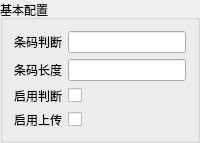
          <widget class="QGroupBox" name="groupBox_4">
           <property name="title">
            <string>基本配置</string>
           </property>
           <layout class="QGridLayout" name="gridLayout_4">
            <item row="0" column="0">
             <widget class="QLabel" name="label_30">
              <property name="text">
               <string>条码判断</string>
              </property>
             </widget>
            </item>
            <item row="1" column="0">
             <widget class="QLabel" name="label_31">
              <property name="text">
               <string>条码长度</string>
              </property>
             </widget>
            </item>
            <item row="1" column="1">
             <widget class="QLineEdit" name="codeLengthLine"/>
            </item>
            <item row="0" column="1">
             <widget class="QLineEdit" name="codeJudgeLine"/>
            </item>
            <item row="2" column="0">
             <widget class="QLabel" name="label_42">
              <property name="text">
               <string>启用判断</string>
              </property>
             </widget>
            </item>
            <item row="3" column="1">
             <widget class="QCheckBox" name="enableUploadCheck">
              <property name="text">
               <string/>
              </property>
             </widget>
            </item>
            <item row="2" column="1">
             <widget class="QCheckBox" name="enableJudgeCheck">
              <property name="text">
               <string/>
              </property>
             </widget>
            </item>
            <item row="3" column="0">
             <widget class="QLabel" name="label_51">
              <property name="text">
               <string>启用上传</string>
              </property>
             </widget>
            </item>
           </layout>
          </widget>
